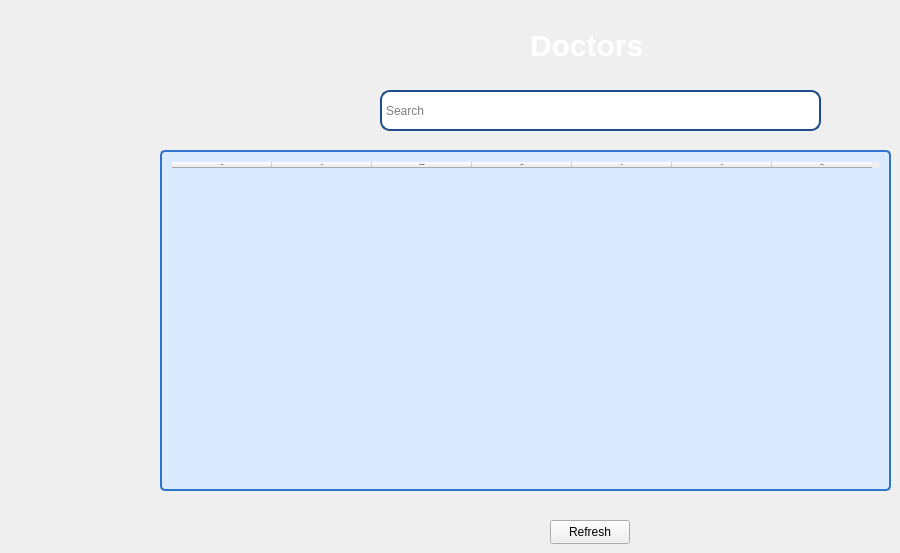
   <widget class="QWidget" name="tab">
    <attribute name="title">
     <string>Doctors</string>
    </attribute>
    <widget class="QTableWidget" name="tableWidget_5">
     <property name="geometry">
      <rect>
       <x>160</x>
       <y>150</y>
       <width>731</width>
       <height>341</height>
      </rect>
     </property>
     <property name="font">
      <font>
       <family>Times New Roman</family>
       <pointsize>-1</pointsize>
       <bold>true</bold>
      </font>
     </property>
     <property name="styleSheet">
      <string notr="true">QTableWidget
{
background-color: rgb(219, 235, 255); 
font-color: rgb(21, 50, 88); 
border: 2px solid rgb(48, 115, 203);
border-radius: 5px; 
padding: 10px 10px; 
font-size: 16px;
font-weight: bold;
cursor: pointer; 
}
QTableWidget:pressed 
{
background-color: rgb(45, 108, 190); 
font-color: rgb(255, 255, 255);
box-shadow: 2px 4px rgb(7, 17, 30); 
}
</string>
     </property>
     <column>
      <property name="text">
       <string>Name</string>
      </property>
     </column>
     <column>
      <property name="text">
       <string>Code</string>
      </property>
     </column>
     <column>
      <property name="text">
       <string>Department</string>
      </property>
     </column>
     <column>
      <property name="text">
       <string>Gender</string>
      </property>
     </column>
     <column>
      <property name="text">
       <string>CNIC</string>
      </property>
     </column>
     <column>
      <property name="text">
       <string>DOB</string>
      </property>
     </column>
     <column>
      <property name="text">
       <string>Contact</string>
      </property>
     </column>
    </widget>
    <widget class="QLabel" name="label_11">
     <property name="geometry">
      <rect>
       <x>530</x>
       <y>30</y>
       <width>121</width>
       <height>31</height>
      </rect>
     </property>
     <property name="styleSheet">
      <string notr="true">QLabel {
color: rgb(255, 255, 255);
font-size: 30px; 
font-weight: bold;
}

QLabel {
text-shadow: 2px rgb(12, 29, 52); 
}
</string>
     </property>
     <property name="text">
      <string>Doctors</string>
     </property>
    </widget>
    <widget class="QLineEdit" name="lineEdit_3">
     <property name="geometry">
      <rect>
       <x>380</x>
       <y>90</y>
       <width>441</width>
       <height>41</height>
      </rect>
     </property>
     <property name="styleSheet">
      <string notr="true">QLineEdit {
    background-color: rgb(255, 255, 255); 
    border: 2px solid rgb(29, 78, 139); 
    border-radius: 10px; 
    padding: 2px; 
    font-size: 14 px; 
    color: rgb(0, 0, 0); 
}

QLineEdit:hover {
    background-color:rgb(219, 235, 255);
}

</string>
     </property>
     <property name="text">
      <string/>
     </property>
     <property name="placeholderText">
      <string>Search</string>
     </property>
    </widget>
    <widget class="QPushButton" name="pushButton_4">
     <property name="geometry">
      <rect>
       <x>550</x>
       <y>520</y>
       <width>80</width>
       <height>24</height>
      </rect>
     </property>
     <property name="text">
      <string>Refresh</string>
     </property>
    </widget>
   </widget>
